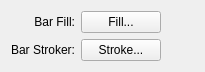
<?xml version="1.0" encoding="UTF-8"?>
<ui version="4.0">
 <class>histogramStyleWidget</class>
 <widget class="QWidget" name="histogramStyleWidget">
  <property name="geometry">
   <rect>
    <x>0</x>
    <y>0</y>
    <width>205</width>
    <height>72</height>
   </rect>
  </property>
  <property name="windowTitle">
   <string>Form</string>
  </property>
  <layout class="QGridLayout" name="gridLayout_2">
   <item row="0" column="0">
    <layout class="QGridLayout" name="gridLayout">
     <item row="0" column="0">
      <widget class="QLabel" name="barFillLabel">
       <property name="maximumSize">
        <size>
         <width>100</width>
         <height>16777215</height>
        </size>
       </property>
       <property name="text">
        <string>Bar Fill:</string>
       </property>
       <property name="alignment">
        <set>Qt::AlignRight|Qt::AlignTrailing|Qt::AlignVCenter</set>
       </property>
      </widget>
     </item>
     <item row="0" column="1">
      <widget class="QPushButton" name="m_fillPushButton">
       <property name="text">
        <string>Fill...</string>
       </property>
      </widget>
     </item>
     <item row="0" column="2">
      <spacer name="horizontalSpacer_5">
       <property name="orientation">
        <enum>Qt::Horizontal</enum>
       </property>
       <property name="sizeHint" stdset="0">
        <size>
         <width>40</width>
         <height>20</height>
        </size>
       </property>
      </spacer>
     </item>
     <item row="1" column="0">
      <widget class="QLabel" name="barStrokeLabel">
       <property name="maximumSize">
        <size>
         <width>100</width>
         <height>16777215</height>
        </size>
       </property>
       <property name="text">
        <string>Bar Stroker:</string>
       </property>
       <property name="alignment">
        <set>Qt::AlignRight|Qt::AlignTrailing|Qt::AlignVCenter</set>
       </property>
      </widget>
     </item>
     <item row="1" column="1">
      <widget class="QPushButton" name="m_strokePushButton">
       <property name="text">
        <string>Stroke...</string>
       </property>
      </widget>
     </item>
     <item row="1" column="2">
      <spacer name="horizontalSpacer_4">
       <property name="orientation">
        <enum>Qt::Horizontal</enum>
       </property>
       <property name="sizeHint" stdset="0">
        <size>
         <width>40</width>
         <height>20</height>
        </size>
       </property>
      </spacer>
     </item>
    </layout>
   </item>
  </layout>
 </widget>
 <resources/>
 <connections/>
</ui>
